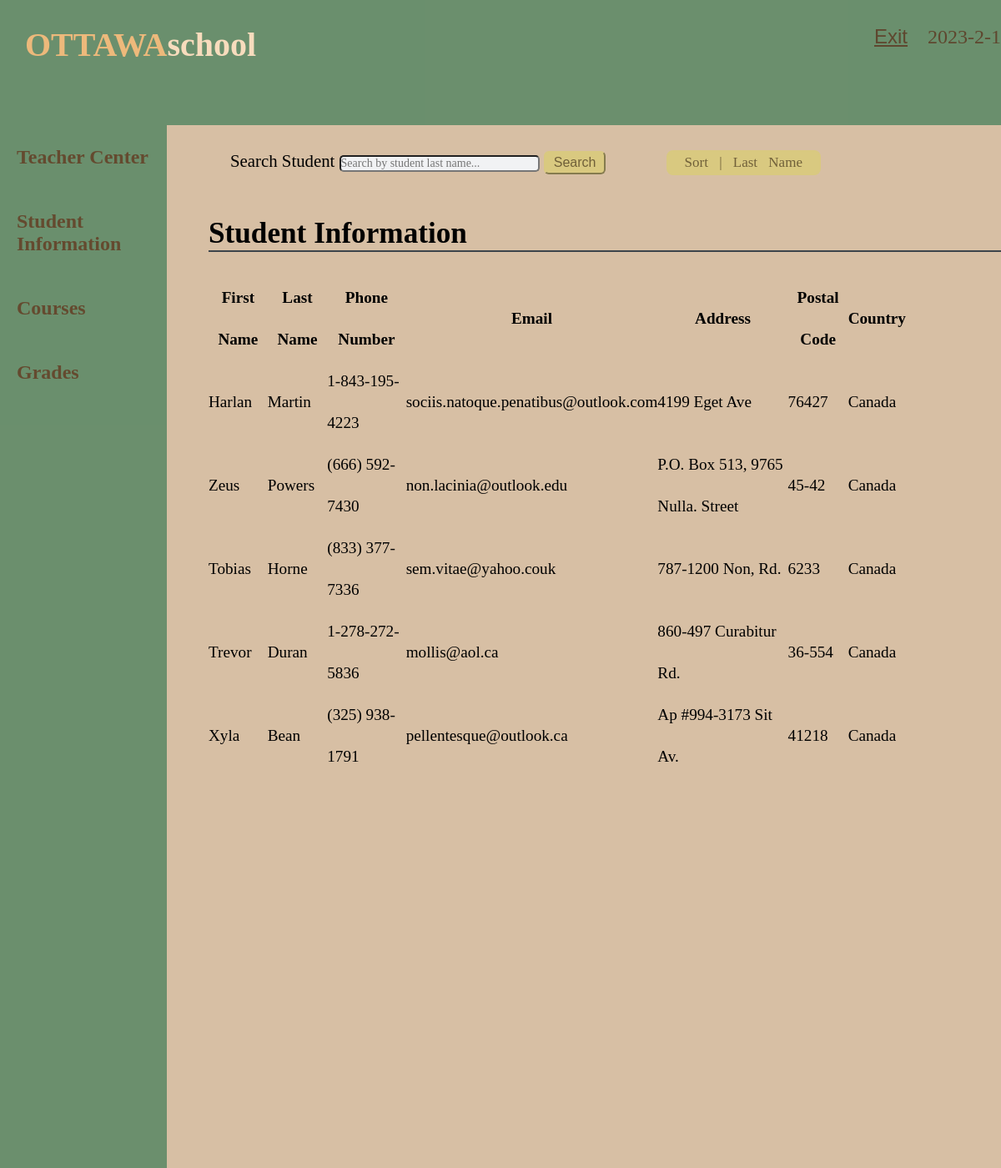
The page /4_2_studentsList.php on the database its author committed.
### tables this page shows
CREATE TABLE `student` (
  `studentID` mediumint(8) unsigned NOT NULL auto_increment,
  `firstName` varchar(255) default NULL,
  `lastName` varchar(255) default NULL,
  `phone` varchar(100) default NULL,
  `email` varchar(255) default NULL,
  `address` varchar(255) default NULL,
  `postalZip` varchar(10) default NULL,
  `country` varchar(100) default NULL,
  `password` varchar(100) default NULL,
  PRIMARY KEY (`studentID`)
) AUTO_INCREMENT=1;

### 4_2_studentsList.php (the view, shortened to what this page needs)
<!DOCTYPE html>
<html lang="en">
<head>
    <link rel="stylesheet" href="style.css">
</head>
<body onload="time()" class="bgc">
    <header class="sysHead">
        <div class="headContainer">
            <div class="item1">
                <h1><span>ottawa</span>school</h1>
            </div>
            <div class="item2">
                <button class="btn" id="exit" onclick="exitButton()">exit</button>
                <span id="time"></span>
            </div>
        </div>
    </header>
    <div class="gridC">
        <div class="item1HP">
            <ul class="userMenu">
                <li><a href="4_1_teacherPage.php" class="current">teacher center</a></li>
                <li><a href="4_2_studentsList.php">student information</a></li>
                <li><a href="4_3_course.php">courses</a></li>
                <li><a href="4_4_grades.php">grades</a></li>
            </ul>
        </div>
        <div class="item2HP">
            <ul class="search">
                <li>
                    <div class="search-box">
                        <form action="studentTSCH.php" method="post">
                            <label for="search-box">search student </label>
                            <input type="text" name="sLastName" id="search-box1" placeholder="Search by student last name...">
                            <input type="submit" class="ss" value="Search" onclick="searchByName()">
                        </form>
                    </div>
                </li>
                <li>
                    <div class="sort">
                        <button class="sortbtn">sort | Last Name</button>
                    </div>
                </li>
            </ul>
            <div>
                <?php
                    $db = db_connect();
                    $sql = "SELECT * FROM student";
                    $result_set = mysqli_query($db, $sql);
                ?>
                <div class="studentHT">
                    <h3 class="proh">Student Information</h3>
                </div>
                <div class="studentInfoList">
                    <table id="studenttable">
                        <tr class="studentInfoList">
                            <th class="tableHHT">First Name</th>
                            <th class="tableHHT">Last Name</th>
                            <th class="tableHHT">Phone Number</th>
                            <th class="tableHHT">Email</th>
                            <th class="tableHHT">Address</th>
                            <th class="tableHHT">Postal Code</th>
                            <th class="tableHHT">Country</th>
                        </tr>
                        <?php while ($result = mysqli_fetch_assoc($result_set)) { ?>
                            <tr class="studentInfoList">
                                <td class="tablePIT"><?php echo $result['firstName']; ?></td>
                                <td class="tablePIT"><?php echo $result['lastName']; ?></td>
                                <td class="tablePIT"><?php echo $result['phone']; ?></td>
                                <td class="tablePIT"><?php echo $result['email']; ?></td>
                                <td class="tablePIT"><?php echo $result['address']; ?></td>
                                <td class="tablePIT"><?php echo $result['postalZip']; ?></td>
                                <td class="tablePIT"><?php echo $result['country']; ?></td>
                            </tr>
                        <?php } ?>
                    </table>
                </div>
            </div>
        </div>
    </div>
</body>
</html>

### style.css (style rules this page uses)
* { padding: 0px; margin: 0px; box-sizing: border-box; }
.bgc { background-color: rgb(215, 191, 164); }
.headContainer { display: flex; flex-direction: row; justify-content: space-between; }
.item1 h1 { font-size: 2.5rem; text-transform: capitalize; color: bisque; text-align:center; margin-top: 30px; margin-left: 30px; }
.item1 span { text-transform: uppercase; color:rgb(243, 184, 113); }
.item2 button { border-style: none; background-color: transparent; font-family:Arial, Helvetica, sans-serif; font-size: 1.5rem; color: #412a12; text-transform: capitalize; text-decoration: underline; align-items: right; margin-top: 30px; margin-right: 20px; border-radius: 8px; }
.item2 span { color: #412a12; font-size: 1.5rem; margin-top: 30px; }
.btn { cursor:pointer; }
.sysHead { background-color: rgb(80, 132, 96); height: 150px; opacity: 0.8; }
.userMenu { width: 200px; background-color: rgb(80, 132, 96); height: 100%; position: absolute; opacity: 0.8; }
.userMenu li a { color:#482e13; padding: 25px 0px; padding-left: 20px; display: block; text-align: left; font-size: 1.5rem; text-transform: capitalize; font-weight: bold; text-decoration: none; }
.gridC { display: grid; grid-template-columns: 250px 280px 200px 260px; }
.item2HP { grid-column-start: 2; grid-column-end: 6; }
.studentHT { position: relative; }
table { border-collapse: collapse; line-height: 50px; font-size: 1.2rem; width: 100%; }
.proh { font-size: 2.2rem; margin-top: 30px; margin-bottom: 30px; border-bottom: solid 2px #3d444b; }
.search { display: flex; align-items: center; justify-content: space-around; font-size: 1.3rem; gap: 20px; padding-bottom: 10px; padding-top:20px; text-transform: capitalize; width: 80%; }
.search li { list-style: none; display: inline-block; padding: 10px 10px; }
.ss { font-size: 1rem; border-radius: 6px; background-color: #d9c980; color: #706039; padding: 3px 10px 3px 10px; border-color: #d9c980; }
.sortbtn { background-color: #d9c980; color: #706039; padding: 3px; padding-left: 20px; padding-right: 20px; border-color: #d9c980; border-radius: 8px; text-transform: capitalize; font: 17px "microsoft Yahei"; border-style: solid; cursor: pointer; word-spacing: 9px; }
.studentInfoList { width: 88%; }
#search-box1 { width: 240px; border-radius: 5px; background-color: #f1f2f4; font:14px "microsoft Yahei"; }

### rows shown on the page
student: firstName "Harlan", lastName "Martin", phone "1-843-195-4223", email "sociis.natoque.penatibus@outlook.com", address "4199 Eget Ave", postalZip "76427", country "Canada"
student: firstName "Zeus", lastName "Powers", phone "(666) 592-7430", email "non.lacinia@outlook.edu", address "P.O. Box 513, 9765 Nulla. Street", postalZip "45-42", country "Canada"
student: firstName "Tobias", lastName "Horne", phone "(833) 377-7336", email "sem.vitae@yahoo.couk", address "787-1200 Non, Rd.", postalZip "6233", country "Canada"
student: firstName "Trevor", lastName "Duran", phone "1-278-272-5836", email "mollis@aol.ca", address "860-497 Curabitur Rd.", postalZip "36-554", country "Canada"
student: firstName "Xyla", lastName "Bean", phone "(325) 938-1791", email "pellentesque@outlook.ca", address "Ap #994-3173 Sit Av.", postalZip "41218", country "Canada"
